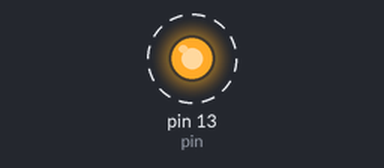
The sketch below on a simulated Arduino Uno, built with avr-gcc and run on an emulated ATmega328P. Shown: output pins drawn as LEDs (lit = HIGH). Dashed ring = blinking.

Above: at 0.1 s.
Timing chart, 0 to 3.0 s (numbered marks = the images above):
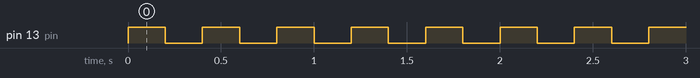

Measured:
- by itself, pin 13 (pin): alternates HIGH for 0.20 s and LOW for 0.20 s

The sketch:

bai1.ino
```cpp
int pin=13;
void setup (){
  pinMode(pin,OUTPUT);
  }
void loop(){
    digitalWrite(pin,HIGH);
    delay(200);
    digitalWrite(pin,LOW);
    delay(200);

    }
```
